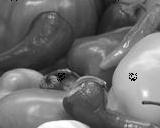
%> input picture dictionaryLearning/SSIMDenoise/smallImg.jpg, 160 x 128 px
$ octave denoiseImageSSIM.m   (GNU Octave 9; MATLAB toolbox functions it lacks are replaced by stand-ins)
%> lines starting %> are read from the running program, lines starting %| are printed output that depends on the picture; long printed decimals are rounded
### dictionaryLearning/SSIMDenoise/SSIMCalc.m
function [ssimVal] = SSIMCalc(x, y)
[row , col] = size(x);
x = double(x);
y = double(y);
X = reshape(x, [1 row*col]);
Y = reshape(y, [1 row*col]);
meanX = mean(X);
meanY = mean(Y);
cov_XY = cov(X,Y);
covXY = cov_XY(1,2);
varX = cov_XY(1,1);
varY = cov_XY(2,2);
C1 = floor((0.01*255)^2);
C2 = floor((0.03*255)^2);
A = (2*meanX*meanY+C1);
B = (2*covXY+C2);
C = (meanX^2+meanY^2+C1);
D = (varX+varY+C2);
ssimVal = (A*B)/(C*D);
end

### dictionaryLearning/SSIMDenoise/sparMatComplete.m
function [S] = sparMatComplete(D, Y, T, Range, delta)
% T- N.o of sparse coded vector
[~, P] = size(Y);
S = [];
for i=1:P
    Sret = optimalVector2(D, Y(:,i), Range, delta, T);
    S = [S, Sret];
end
end

### dictionaryLearning/SSIMDenoise/denoiseImageSSIM.m
clc;
clear;
close all;
Patchsize=[8 8]; %% Patch size
P1=8;
% Input image
[FileName,PathName]=uigetfile('*.jpg','Select image file');
%> the answer given: smallImg.jpg
img =imread(fullfile(PathName,FileName));
%> img is the input picture: size 128x160 uint8; min 0, max 255, mean 112.2

% img = randi([0 255], [16 16]);
% img = mat2gray(img);
if ~isa(img, 'double')
    img=double(img);
%> img: size 128x160 double
end
if size(img,3)>1
    img=rgb2gray(img);
end
sigma = 30;
Vec = img + sigma*randn(size(img));
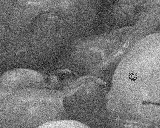
%> Vec: size 128x160 double; min -74.12, max 336.7, mean 112; drawn with min black and max white
disp(['Initial ssim ', num2str(SSIMCalc(Vec, img))]);
%> in SSIMCalc, `meanX = mean(X);`: meanX = 112
%> in SSIMCalc, `meanY = mean(Y);`: meanY = 112.2
%> in SSIMCalc, `cov_XY = cov(X,Y);`: cov_XY = [3483.5 2554.3; 2554.3 2530.7]
%> in SSIMCalc, `covXY = cov_XY(1,2);`: covXY = 2554.3
%> in SSIMCalc, `varX = cov_XY(1,1);`: varX = 3483.5
%> in SSIMCalc, `varY = cov_XY(2,2);`: varY = 2530.7
%> in SSIMCalc, `A = (2*meanX*meanY+C1);`: A = 25155.4
%> in SSIMCalc, `B = (2*covXY+C2);`: B = 5166.6
%> in SSIMCalc, `C = (meanX^2+meanY^2+C1);`: C = 25155.4
%> in SSIMCalc, `D = (varX+varY+C2);`: D = 6072.2
%> in SSIMCalc, `ssimVal = (A*B)/(C*D);`: ssimVal = 0.851
%| Initial ssim 0.8509
[row,col,band]=size(Vec);
%> row = 128; col = 160; band = 1

r=64;

%initial DCT dictionary
Pn=ceil(sqrt(r));
DCT=zeros(P1,Pn);
for k=0:Pn-1
    V=cos([0:P1-1]'*k*pi/Pn);
    if k>0
        V=V-mean(V);
    end
    DCT(:,k+1)=V/norm(V);
end
D=kron(DCT,DCT);
DCT = D;
disp('Initial Dictionary obtained');

% Patches
Blk_Vec = im2col(Vec, Patchsize);

disp('Patch extraction complete');
Range = 6;
delta = 5;
%Dictionary Update
[~, r] = size(D);
maxIter = 10;
learningParameter = 0.9;
ssimBest = -1;
bestimg = [];
for j=1:maxIter
    disp(['Itteration ', num2str(j)]);
    if j==1
%> (the run ends here)
